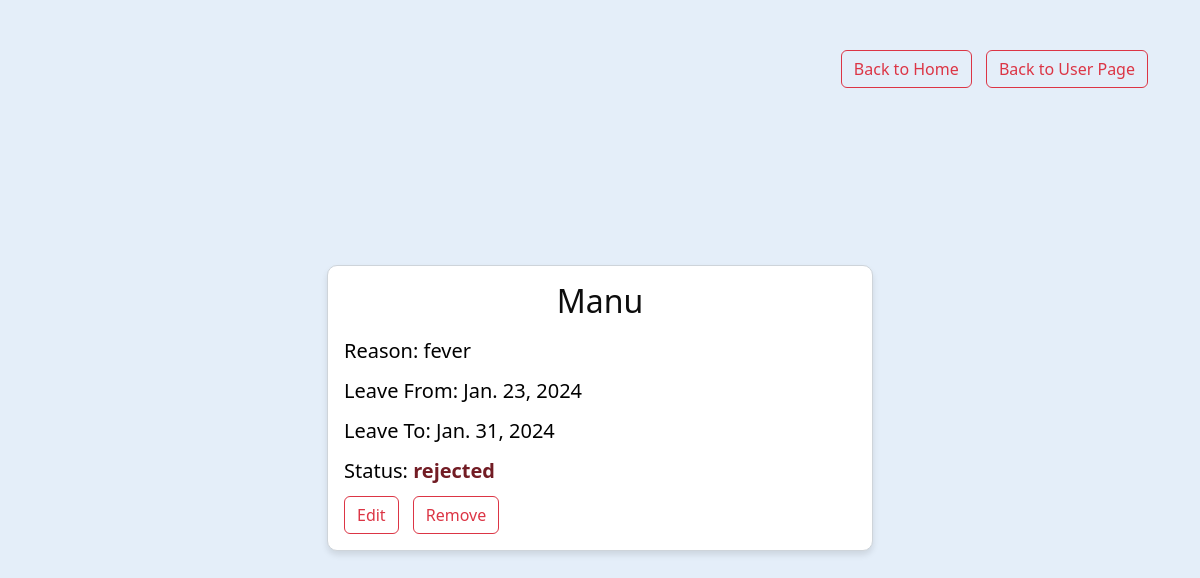
/usr/1/ (signed in), run on the app's committed database.
### Leave/models.py (models this page shows, shortened)
class LeaveRequest(models.Model):
    employee = models.ForeignKey(Employee, on_delete=models.CASCADE)
    reason = models.TextField()
    leave_from = models.DateField()
    leave_to = models.DateField()
    status_choices = [
        ('pending', 'Pending'),
        ('approved', 'Approved'),
        ('rejected', 'Rejected')
    ]
    status = models.CharField(max_length=10, choices=status_choices, default='pending')

class Employee(models.Model):
    username = models.CharField(max_length=200)
    email=models.CharField(max_length=200,unique=True)
    password=models.CharField(max_length=200)
    role_choices = [
        ('admin', 'Admin'),
        ('user', 'User')
    ]
    role = models.CharField(max_length=10, choices=role_choices)
    def __str__(self):
        return self.username

### Leave/views.py (the view)
# urls.py: path("usr/<int:pk>/",views.LeaveDetailView.as_view(),name="leave-detail"),
class LeaveDetailView(SessionRequiredMixin,DetailView):
    template_name="leave_detail.html"
    model=LeaveRequest
    context_object_name="leave"
    def get_object(self, queryset=None):
        obj = super().get_object(queryset)
        logged_in_employee_id = self.request.session.get('id2')
        if obj.employee_id != logged_in_employee_id:
            raise Http404("Leave request does not exist or you do not have permission to access it.")
        return obj

### Leave/views.py (called while the page is built)
    def dispatch(self, request, *args, **kwargs):
        if 'id2' not in request.session:
            return HttpResponse("Unauthorized", status=401)
        return super().dispatch(request, *args, **kwargs)

### Leave/templates/leave_detail.html (shortened to what this page needs)
<!DOCTYPE html>
<html lang="en">
<head>
  <link href="https://cdn.jsdelivr.net/npm/bootstrap@5.3.0-alpha1/dist/css/bootstrap.min.css" rel="stylesheet">
</head>
<body>
  <div class="container">
    <div class="row">
      <div class="col-md-12 text-end">
        <a href="http://127.0.0.1:8000" class="btn btn-outline-danger">Back to Home</a>
        <a href="http://127.0.0.1:8000/usr/leave/all" class="btn btn-outline-danger">Back to User Page</a>
      </div>
    </div>
    <div class="row justify-content-center align-items-center" style="min-height: 80vh;">
      <div class="col-md-6">
        <div class="card">
          <div class="card-body">
            <center>
              <h5 class="card-title">{{ leave.employee }}</h5>
            </center>
            <p class="card-text">Reason: {{ leave.reason }}</p>
            <p class="card-text">Leave From: {{ leave.leave_from }}</p>
            <p class="card-text">Leave To: {{ leave.leave_to }}</p>
            <p class="card-text">
              Status:
              <span class="
                {% if leave.status == 'approved' %}
                  status-approved
                {% elif leave.status == 'pending' %}
                  status-pending
                {% else %}
                  status-rejected
                {% endif %}
              ">
                {{ leave.status }}
              </span>
            </p>
            <a href="{% url 'leave-edit' leave.id %}" class="btn btn-outline-danger">Edit</a>
            <a href="{% url 'leave-remove' leave.id %}" class="btn btn-outline-danger">Remove</a>
          </div>
        </div>
      </div>
    </div>
  </div>
</body>
</html>

### Leave/templates/leave_detail.html (style rules this page uses)
body { background-color: #e4eef9; }
.container { padding-top: 50px; }
.card { background-color: #fff; border: 1px solid #ced4da; border-radius: 10px; box-shadow: 0 4px 6px rgba(0, 0, 0, 0.1); }
.card-title { color: #0d0d0d; font-size: 32px; margin-bottom: 15px; }
.card-text { color: black; font-size: 20px; margin-bottom: 10px; }
.status-rejected { color: #721c24; font-weight: bold; }
.btn { margin-right: 10px; }

### data on the page
LeaveRequest: employee "Manu", reason "fever", leave_from "Jan. 23, 2024", leave_to "Jan. 31, 2024", status "rejected"
